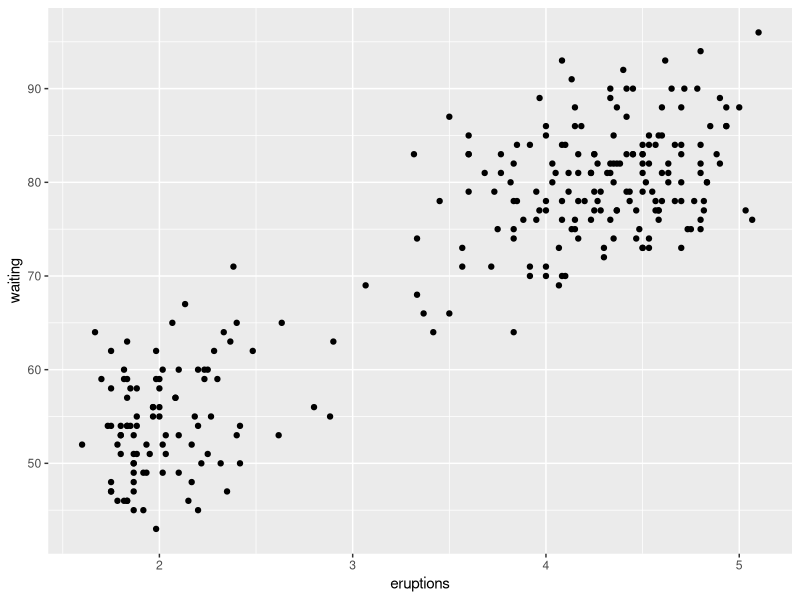
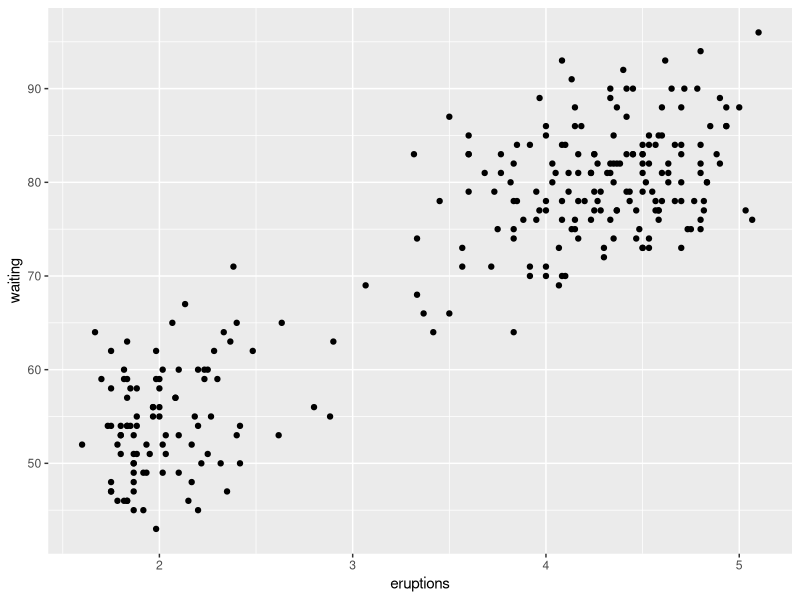
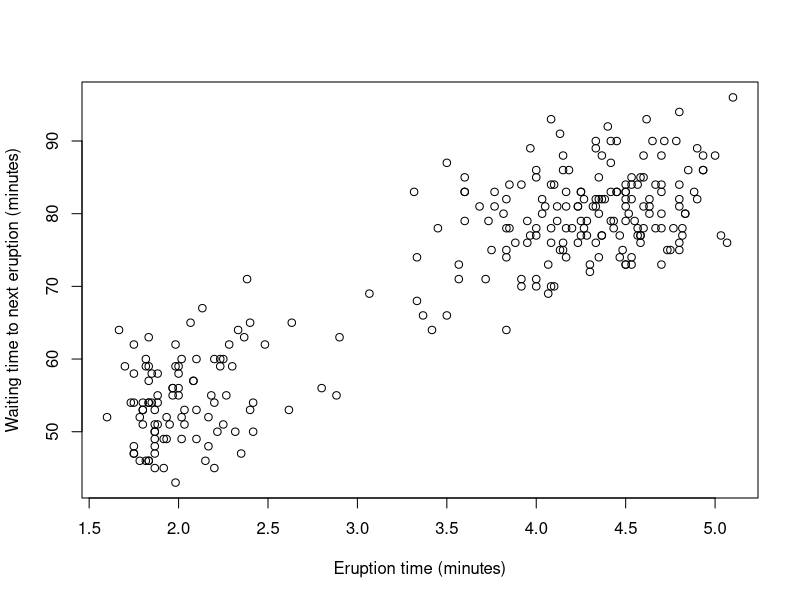
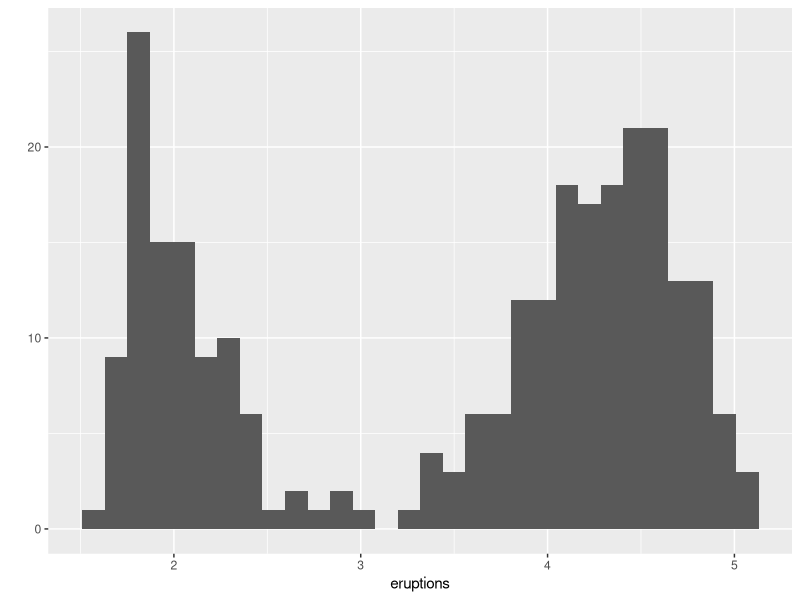
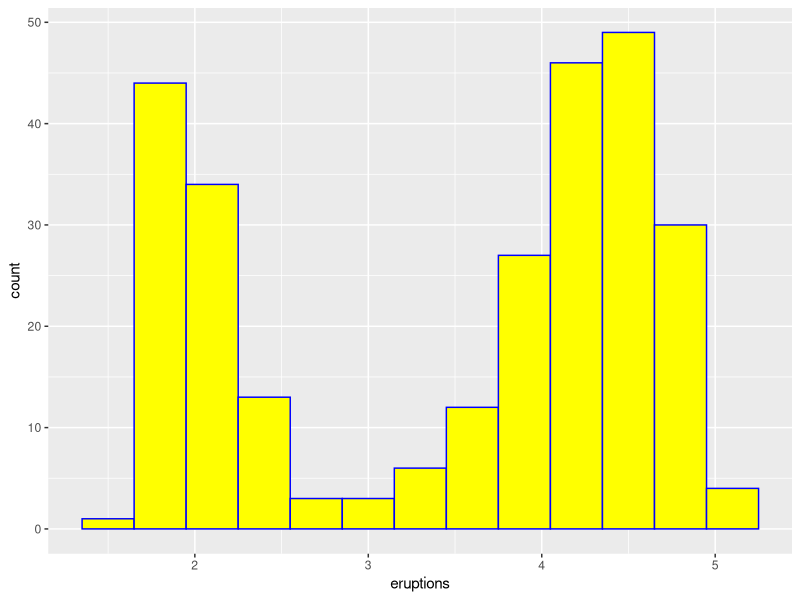
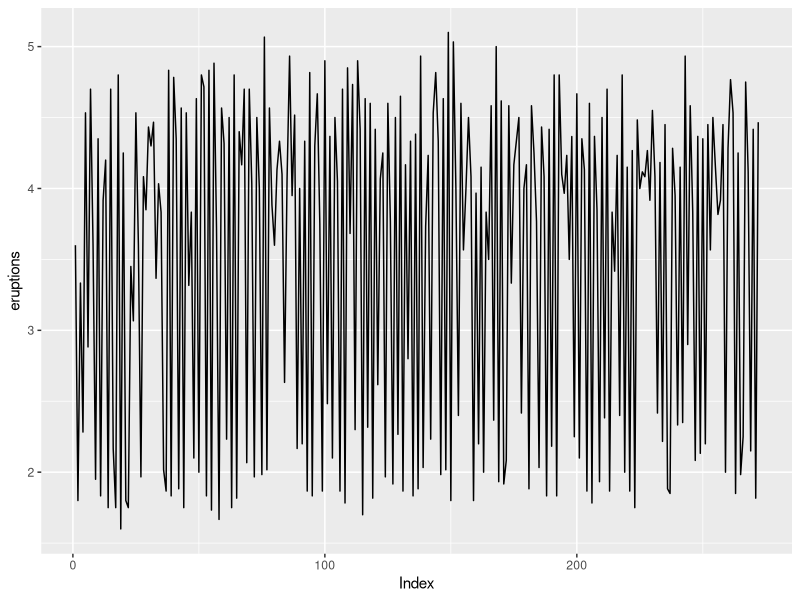
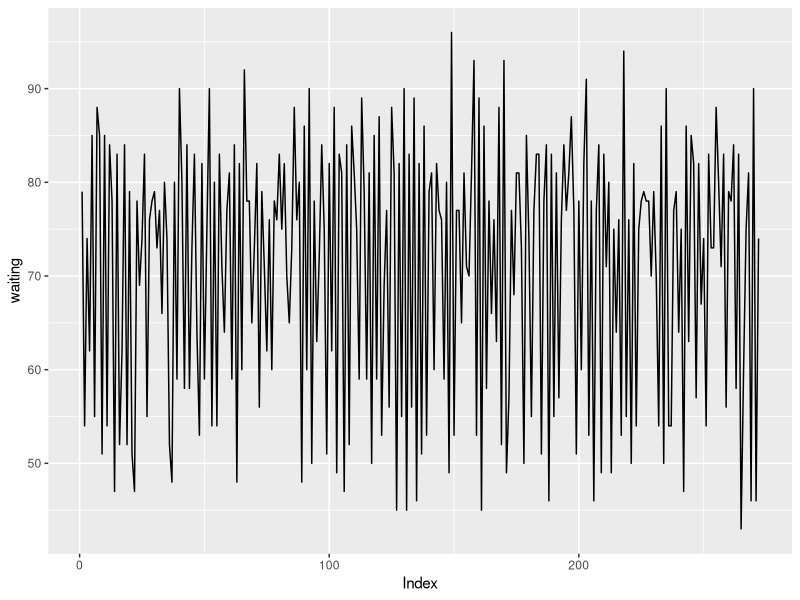
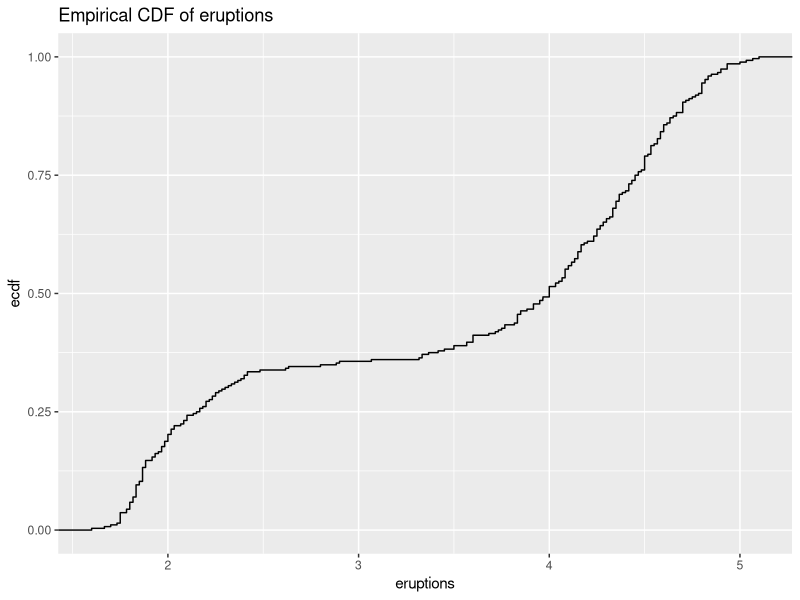

R code for these plots, in order:
## ---- chunk 1
data()
## ---- chunk 2
data(faithful)
ls()
?faithful
## ---- chunk 3
str(faithful)
## ---- chunk 4
library(ggplot2)
qplot(eruptions,waiting,data=faithful)
ggplot(faithful,aes(eruptions,waiting))+geom_point()


plot(faithful$eruptions, faithful$waiting, xlab="Eruption time (minutes)", ylab="Waiting time to next eruption (minutes)")
## ---- chunk 5
qplot(eruptions,data=faithful)
a1<-ggplot(faithful,aes(eruptions))
a1+geom_histogram(binwidth = 0.3,color="blue",fill="yellow") 
## ---- chunk 6

index=1:length(faithful$eruptions)
index

qplot(index,eruptions,data=faithful,geom="line",xlab="Index")
qplot(index,waiting,data=faithful,geom="line",xlab="Index")


# ggplot(faithful)+geom_line(aes(x=1:length(eruptions),y=eruptions))+xlab("Index")
# ggplot(faithful)+geom_line(aes(x=1:length(waiting),y=waiting))+xlab("Index")
## ---- chunk 7
a1<-ggplot(faithful,aes(eruptions))
a1+stat_ecdf() + ggtitle("Empirical CDF of eruptions") 
## ---- chunk 8
ggplot(faithful, aes(sample = eruptions)) + stat_qq() + geom_qq_line() + ggtitle("Normal QQ plot of eruptions")
ggplot(subset(faithful, eruptions > 2.5), aes(sample = eruptions)) + stat_qq() + geom_qq_line() + ggtitle("Normal QQ plot of eruptions which are >2.5")
ggplot(subset(faithful, eruptions <= 2.5), aes(sample = eruptions)) + stat_qq() + geom_qq_line() + ggtitle("Normal QQ plot of eruptions which are <=2.5")
## ---- chunk 9

mean(faithful$waiting)

faithful1 <- subset(faithful,faithful$eruptions <= 3)
faithful2 <- subset(faithful,faithful$eruptions > 3)


summary(faithful1$waiting)
?t.test
str(faithful1)
t.test(faithful1$waiting,mu=71)
t.test(faithful2$waiting,mu=71)

t.test(faithful2$waiting,mu=71,conf.level=.99)
## ---- chunk 10
t.test(faithful1$waiting,faithful2$waiting)
